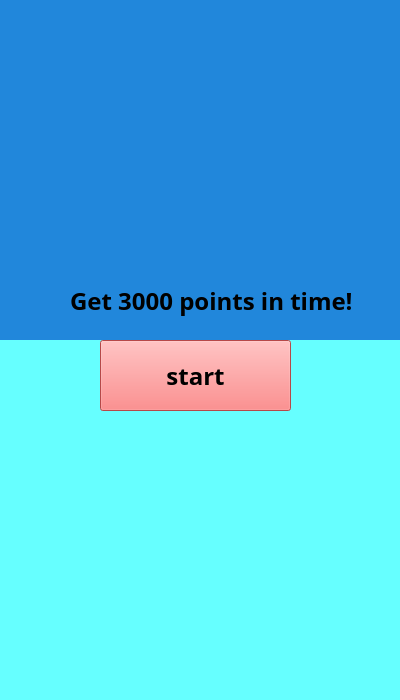
<?xml version="1.0" encoding="UTF-8"?>
<ui version="4.0">
 <class>startscreen</class>
 <widget class="QWidget" name="startscreen">
  <property name="geometry">
   <rect>
    <x>0</x>
    <y>0</y>
    <width>400</width>
    <height>700</height>
   </rect>
  </property>
  <property name="windowTitle">
   <string>startscreen</string>
  </property>
  <property name="styleSheet">
   <string notr="true">background-color: rgb(102, 255, 255);</string>
  </property>
  <widget class="QPushButton" name="botton_start">
   <property name="geometry">
    <rect>
     <x>100</x>
     <y>340</y>
     <width>191</width>
     <height>71</height>
    </rect>
   </property>
   <property name="font">
    <font>
     <family>Letter Gothic Std</family>
     <pointsize>18</pointsize>
     <weight>75</weight>
     <italic>false</italic>
     <bold>true</bold>
    </font>
   </property>
   <property name="styleSheet">
    <string notr="true">background-color: rgb(255, 102, 102);</string>
   </property>
   <property name="text">
    <string>start</string>
   </property>
  </widget>
  <widget class="QLabel" name="label_rule">
   <property name="geometry">
    <rect>
     <x>180</x>
     <y>260</y>
     <width>59</width>
     <height>16</height>
    </rect>
   </property>
   <property name="text">
    <string>Rule</string>
   </property>
  </widget>
  <widget class="QLabel" name="label_5">
   <property name="geometry">
    <rect>
     <x>-10</x>
     <y>0</y>
     <width>431</width>
     <height>361</height>
    </rect>
   </property>
   <property name="autoFillBackground">
    <bool>false</bool>
   </property>
   <property name="styleSheet">
    <string notr="true">background-color: rgb(33, 135, 219);</string>
   </property>
   <property name="text">
    <string/>
   </property>
  </widget>
  <widget class="QLabel" name="label_4">
   <property name="geometry">
    <rect>
     <x>-150</x>
     <y>340</y>
     <width>641</width>
     <height>361</height>
    </rect>
   </property>
   <property name="text">
    <string/>
   </property>
   <property name="pixmap">
    <pixmap resource="source.qrc">:/wallpaper-780624.jpg</pixmap>
   </property>
   <property name="scaledContents">
    <bool>true</bool>
   </property>
  </widget>
  <widget class="QLabel" name="label">
   <property name="geometry">
    <rect>
     <x>30</x>
     <y>-40</y>
     <width>331</width>
     <height>271</height>
    </rect>
   </property>
   <property name="styleSheet">
    <string notr="true">background-color: rgba(255, 255, 255, 0);</string>
   </property>
   <property name="text">
    <string/>
   </property>
   <property name="pixmap">
    <pixmap resource="source.qrc">:/title.png</pixmap>
   </property>
   <property name="scaledContents">
    <bool>true</bool>
   </property>
  </widget>
  <widget class="QLabel" name="label_3">
   <property name="geometry">
    <rect>
     <x>80</x>
     <y>90</y>
     <width>221</width>
     <height>191</height>
    </rect>
   </property>
   <property name="autoFillBackground">
    <bool>false</bool>
   </property>
   <property name="styleSheet">
    <string notr="true">background-color: rgba(255, 255, 255, 0);</string>
   </property>
   <property name="text">
    <string/>
   </property>
   <property name="pixmap">
    <pixmap resource="source.qrc">:/titile.png</pixmap>
   </property>
   <property name="scaledContents">
    <bool>true</bool>
   </property>
  </widget>
  <widget class="QLabel" name="label_2">
   <property name="geometry">
    <rect>
     <x>70</x>
     <y>260</y>
     <width>291</width>
     <height>81</height>
    </rect>
   </property>
   <property name="font">
    <font>
     <family>Letter Gothic Std</family>
     <pointsize>18</pointsize>
     <weight>75</weight>
     <bold>true</bold>
    </font>
   </property>
   <property name="autoFillBackground">
    <bool>false</bool>
   </property>
   <property name="styleSheet">
    <string notr="true">background-color: rgb(255, 102, 102,0);</string>
   </property>
   <property name="text">
    <string>Get 3000 points in time!</string>
   </property>
  </widget>
  <zorder>label_rule</zorder>
  <zorder>label_5</zorder>
  <zorder>label_4</zorder>
  <zorder>botton_start</zorder>
  <zorder>label</zorder>
  <zorder>label_3</zorder>
  <zorder>label_2</zorder>
 </widget>
 <layoutdefault spacing="6" margin="11"/>
 <resources>
  <include location="source.qrc"/>
 </resources>
 <connections/>
</ui>
